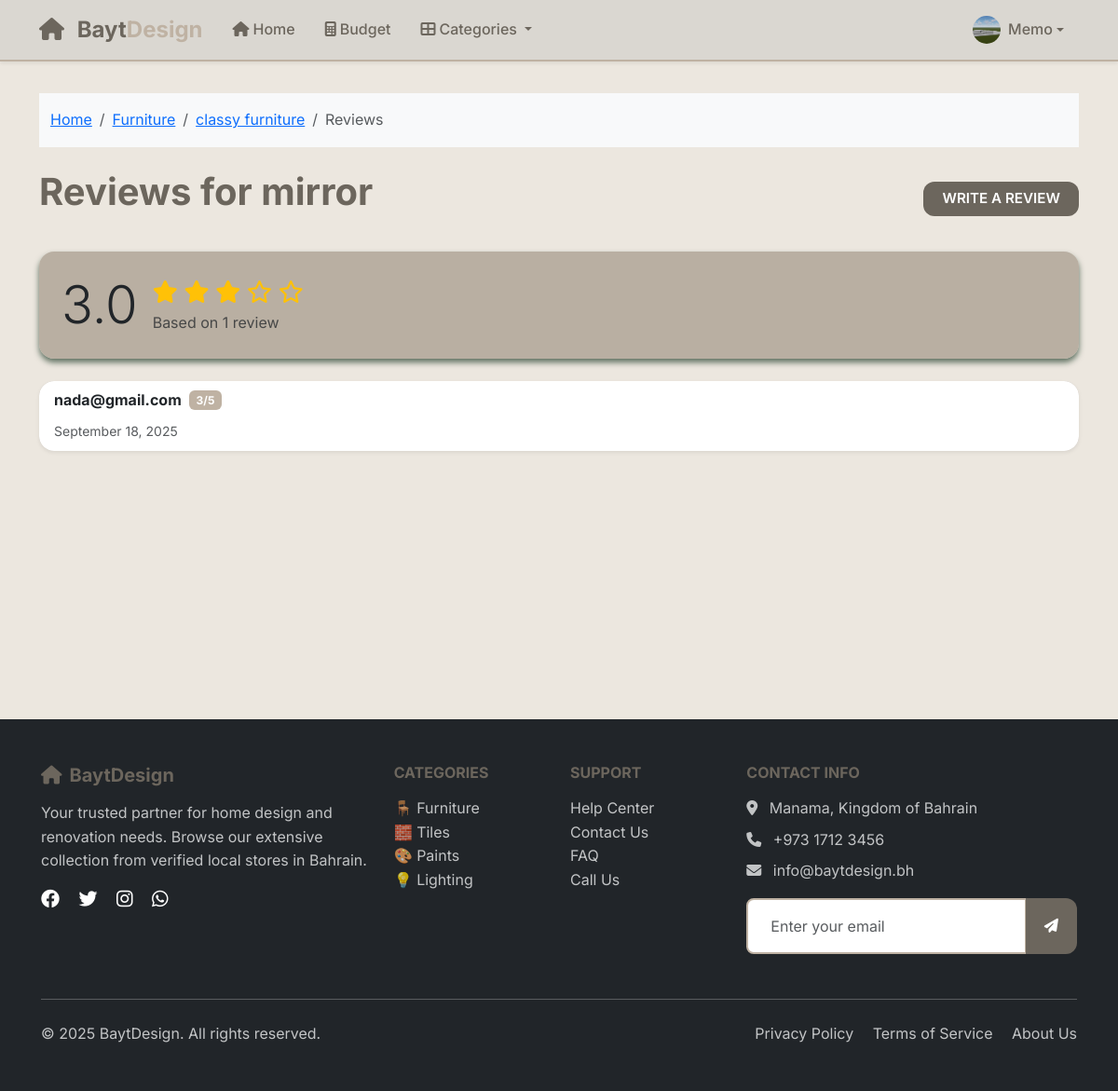
The app's page /product-reviews/32/ (signed in), older data.
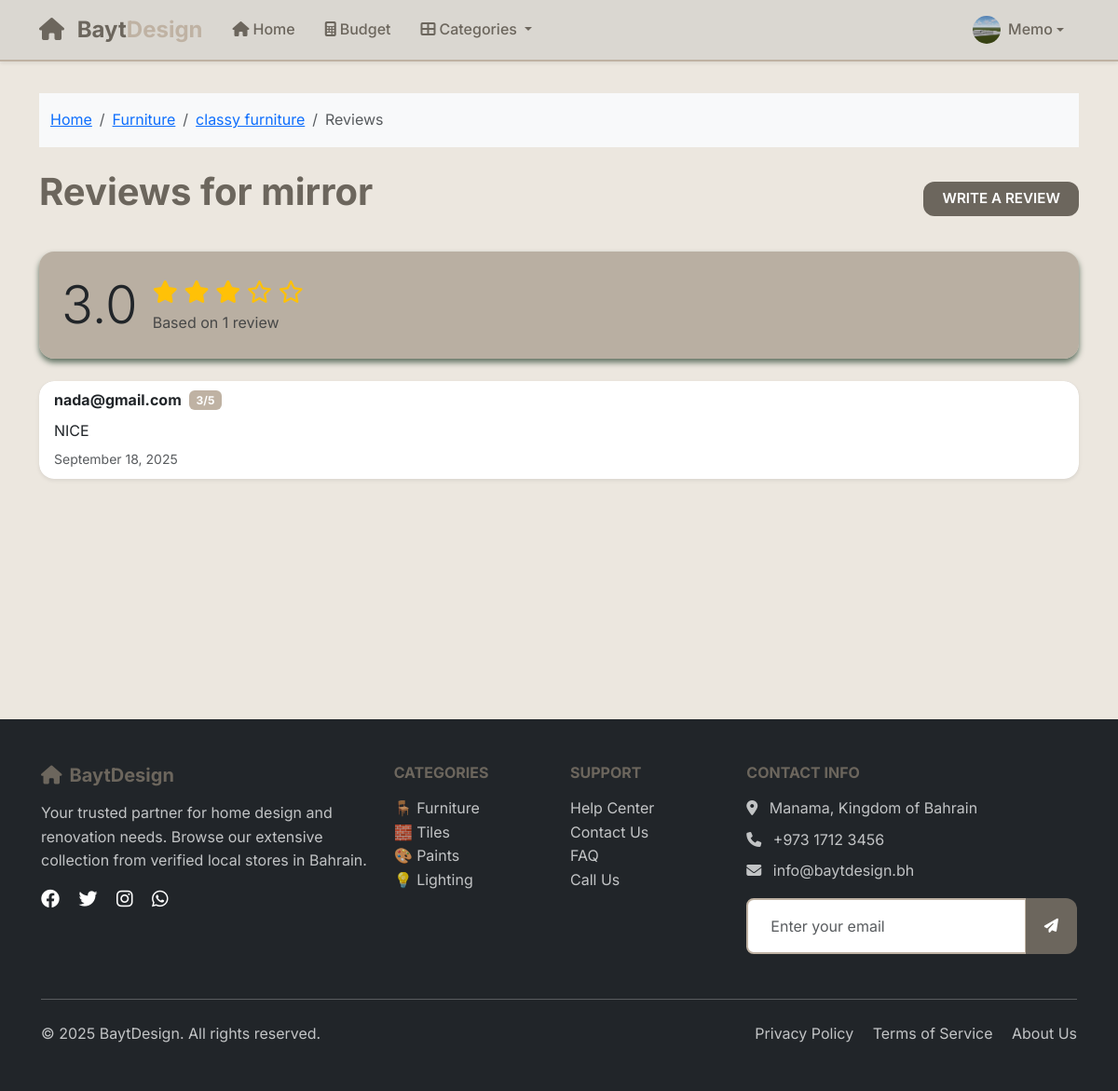
The same page, newer data.
### main_app/models.py (models this page shows, shortened)
class ProductReview(models.Model):
    user = models.ForeignKey(User, on_delete=models.CASCADE)
    product = models.ForeignKey(Product, on_delete=models.CASCADE, related_name="reviews")
    rating = models.PositiveIntegerField(default=1)  # 1–5 stars
    comment = models.TextField(blank=True, null=True)
    created_at = models.DateTimeField(auto_now_add=True)

### main_app/views.py (the view)
# urls.py: path('product-reviews/<int:product_id>/', views.product_reviews_view, name='product_reviews'),
@login_required
def product_reviews_view(request, product_id):
    product = get_object_or_404(Product, id=product_id)
    reviews = ProductReview.objects.filter(product=product).order_by('-created_at')
    avg_rating = sum([review.rating for review in reviews]) / len(reviews) if reviews else 0
    return render(request, 'product_reviews.html', {
        'product': product,
        'reviews': reviews,
        'avg_rating': avg_rating,
    })

### main_app/templates/product_reviews.html (shortened to what this page needs)
{% extends 'base.html' %}
{% load static %}
{% block content %}
<div class="container py-4">
    <nav aria-label="breadcrumb" class="bg-light py-3 mb-4">
        <div class="container">
            <ol class="breadcrumb mb-0">
                <li class="breadcrumb-item"><a href="{% url 'home' %}">Home</a></li>
                <li class="breadcrumb-item">
                    <a href="{% url 'classification_stores' product.shop.classification.slug %}">
                        {{ product.shop.classification.name }}
                    </a>
                </li>
                <li class="breadcrumb-item">
                    <a href="{% url 'shop_products' product.shop.id %}">{{ product.shop.name }}</a>
                </li>
                <li class="breadcrumb-item active">Reviews</li>
            </ol>
        </div>
    </nav>
    <div class="d-flex justify-content-between align-items-center mb-4">
  <h1 class="reviews-title">Reviews for {{ product.name }}</h1>
        <a href="{% url 'add_review' product.id %}" class="btn btn-primary">Write a Review</a>
    </div>
    <div class="card mb-4">
        <div class="card-body">
            <div class="d-flex align-items-center">
                <div class="display-4 me-3">{{ avg_rating|floatformat:1 }}</div>
                <div>
                    <div class="fs-4">
                        {% for i in "12345"|make_list %}
                            {% if forloop.counter <= avg_rating|floatformat:0|add:"0" %}
                                <i class="fas fa-star text-warning"></i>
                            {% elif forloop.counter <= avg_rating|floatformat:0|add:"0.5"|add:"0.5" %}
                                <i class="fas fa-star-half-alt text-warning"></i>
                            {% else %}
                                <i class="far fa-star text-warning"></i>
                            {% endif %}
                        {% endfor %}
                    </div>
                    <div class="text-muted">Based on {{ reviews|length }} review{% if reviews|length != 1 %}s{% endif %}</div>
                </div>
            </div>
        </div>
    </div>
    {% if reviews %}
        <div class="card shadow-sm">
            <div class="list-group list-group-flush">
                {% for review in reviews %}
                    <div class="list-group-item">
                        <div class="d-flex justify-content-between">
                            <div>
                                <div class="d-flex align-items-center mb-2">
                                    <span class="fw-bold me-2">{{ review.user.username }}</span>
                                    <span class="badge bg-secondary">{{ review.rating }}/5</span>
                                </div>
                                <p class="mb-1">{{ review.comment }}</p>
                                <small class="text-muted">{{ review.created_at|date:"F j, Y" }}</small>
                            </div>
                        </div>
                    </div>
                {% endfor %}
            </div>
        </div>
    {% else %}
        <div class="alert alert-info">
            <p class="mb-0">No reviews yet. <a href="{% url 'add_review' product.id %}">Be the first to review this product!</a></p>
        </div>
    {% endif %}
</div>
{% endblock %}

Row changes from the older to the newer data that the page shows:
changed ProductReview "nada@gmail.com": comment (not shown) → "NICE"
